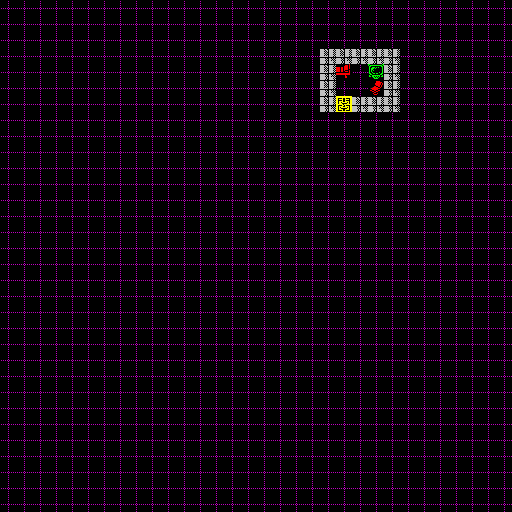

Rendered tile map (Tiled .tmx) drawn with the repository's tilesets; below, a short description and the full map source, tile grids included:
An orthogonal 32x32 tile map with 16x16 px tiles, 1 tile layer (Слой тайлов 1).

<map version="1.0" tiledversion="v1.0.3-399-ge7b903e" orientation="orthogonal" renderorder="right-down" width="32" height="32" tilewidth="16" tileheight="16" infinite="0" nextobjectid="1">
 <tileset firstgid="1" source="tiles_many.tsx" />
 <layer name="Слой тайлов 1" width="32" height="32">
  <data encoding="csv">
4,4,4,4,4,4,4,4,4,4,4,4,4,4,4,4,4,4,4,4,4,4,4,4,4,4,4,4,4,4,4,4,
4,4,4,4,4,4,4,4,4,4,4,4,4,4,4,4,4,4,4,4,4,4,4,4,4,4,4,4,4,4,4,4,
4,4,4,4,4,4,4,4,4,4,4,4,4,4,4,4,4,4,4,4,4,4,4,4,4,4,4,4,4,4,4,4,
4,4,4,4,4,4,4,4,4,4,4,4,4,4,4,4,4,4,4,4,7,7,7,7,7,4,4,4,4,4,4,4,
4,4,4,4,4,4,4,4,4,4,4,4,4,4,4,4,4,4,4,4,7,20,4,5,7,4,4,4,4,4,4,4,
4,4,4,4,4,4,4,4,4,4,4,4,4,4,4,4,4,4,4,4,7,4,4,52,7,4,4,4,4,4,4,4,
4,4,4,4,4,4,4,4,4,4,4,4,4,4,4,4,4,4,4,4,7,3,7,7,7,4,4,4,4,4,4,4,
4,4,4,4,4,4,4,4,4,4,4,4,4,4,4,4,4,4,4,4,4,4,4,4,4,4,4,4,4,4,4,4,
4,4,4,4,4,4,4,4,4,4,4,4,4,4,4,4,4,4,4,4,4,4,4,4,4,4,4,4,4,4,4,4,
4,4,4,4,4,4,4,4,4,4,4,4,4,4,4,4,4,4,4,4,4,4,4,4,4,4,4,4,4,4,4,4,
4,4,4,4,4,4,4,4,4,4,4,4,4,4,4,4,4,4,4,4,4,4,4,4,4,4,4,4,4,4,4,4,
4,4,4,4,4,4,4,4,4,4,4,4,4,4,4,4,4,4,4,4,4,4,4,4,4,4,4,4,4,4,4,4,
4,4,4,4,4,4,4,4,4,4,4,4,4,4,4,4,4,4,4,4,4,4,4,4,4,4,4,4,4,4,4,4,
4,4,4,4,4,4,4,4,4,4,4,4,4,4,4,4,4,4,4,4,4,4,4,4,4,4,4,4,4,4,4,4,
4,4,4,4,4,4,4,4,4,4,4,4,4,4,4,4,4,4,4,4,4,4,4,4,4,4,4,4,4,4,4,4,
4,4,4,4,4,4,4,4,4,4,4,4,4,4,4,4,4,4,4,4,4,4,4,4,4,4,4,4,4,4,4,4,
4,4,4,4,4,4,4,4,4,4,4,4,4,4,4,4,4,4,4,4,4,4,4,4,4,4,4,4,4,4,4,4,
4,4,4,4,4,4,4,4,4,4,4,4,4,4,4,4,4,4,4,4,4,4,4,4,4,4,4,4,4,4,4,4,
4,4,4,4,4,4,4,4,4,4,4,4,4,4,4,4,4,4,4,4,4,4,4,4,4,4,4,4,4,4,4,4,
4,4,4,4,4,4,4,4,4,4,4,4,4,4,4,4,4,4,4,4,4,4,4,4,4,4,4,4,4,4,4,4,
4,4,4,4,4,4,4,4,4,4,4,4,4,4,4,4,4,4,4,4,4,4,4,4,4,4,4,4,4,4,4,4,
4,4,4,4,4,4,4,4,4,4,4,4,4,4,4,4,4,4,4,4,4,4,4,4,4,4,4,4,4,4,4,4,
4,4,4,4,4,4,4,4,4,4,4,4,4,4,4,4,4,4,4,4,4,4,4,4,4,4,4,4,4,4,4,4,
4,4,4,4,4,4,4,4,4,4,4,4,4,4,4,4,4,4,4,4,4,4,4,4,4,4,4,4,4,4,4,4,
4,4,4,4,4,4,4,4,4,4,4,4,4,4,4,4,4,4,4,4,4,4,4,4,4,4,4,4,4,4,4,4,
4,4,4,4,4,4,4,4,4,4,4,4,4,4,4,4,4,4,4,4,4,4,4,4,4,4,4,4,4,4,4,4,
4,4,4,4,4,4,4,4,4,4,4,4,4,4,4,4,4,4,4,4,4,4,4,4,4,4,4,4,4,4,4,4,
4,4,4,4,4,4,4,4,4,4,4,4,4,4,4,4,4,4,4,4,4,4,4,4,4,4,4,4,4,4,4,4,
4,4,4,4,4,4,4,4,4,4,4,4,4,4,4,4,4,4,4,4,4,4,4,4,4,4,4,4,4,4,4,4,
4,4,4,4,4,4,4,4,4,4,4,4,4,4,4,4,4,4,4,4,4,4,4,4,4,4,4,4,4,4,4,4,
4,4,4,4,4,4,4,4,4,4,4,4,4,4,4,4,4,4,4,4,4,4,4,4,4,4,4,4,4,4,4,4,
4,4,4,4,4,4,4,4,4,4,4,4,4,4,4,4,4,4,4,4,4,4,4,4,4,4,4,4,4,4,4,4
</data>
 </layer>
</map>
